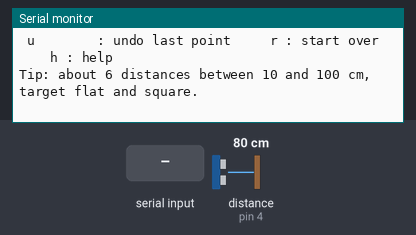
This sketch was run on a simulated Arduino Uno, built with avr-gcc and run on an emulated ATmega328P. On the bench: the last lines printed to the serial monitor. Inputs (shaded band) come from the test bench; at power-on: distance to the obstacle (sensor on pin 4) 80 cm. The echo pulse lasts 58.3 µs per cm.

Above: at 1.2 s.
1.3 s: ".\n" received over Serial
At 2.5 s:
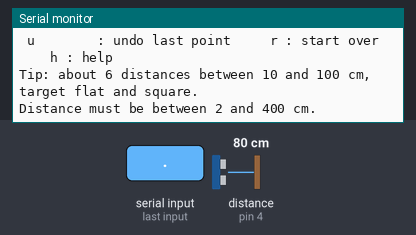
2.8 s: "r\n" received over Serial
At 3.9 s:
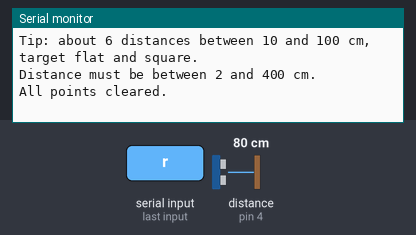
4.3 s: "90 45\n" received over Serial
At 5.1 s:
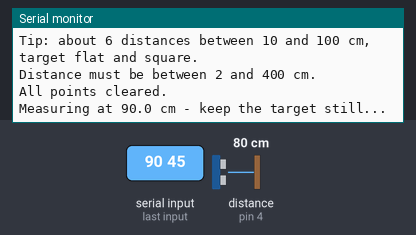
7.3 s: "U\n" received over Serial
At 8.5 s:
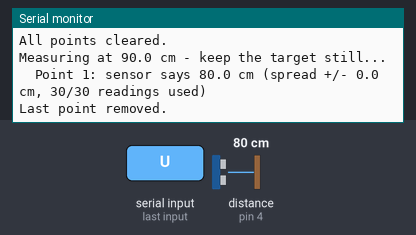
8.8 s: "c90\n" received over Serial
At 9.7 s:
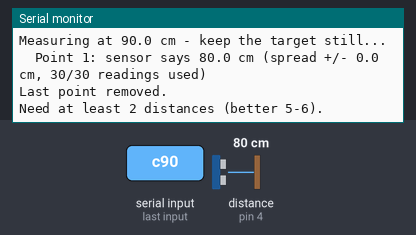
10.3 s: "v90\n" received over Serial
At 10.73 s:
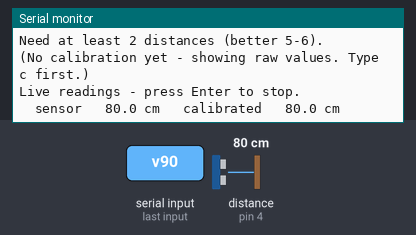

Measured:
- after the input at 1.3 s, the serial monitor: prints a new line at once (image 1)
- after the input at 2.8 s, the serial monitor: prints a new line at once (image 2)
- after the input at 4.3 s, the serial monitor: prints a new line at once (image 3)
- after the input at 7.3 s, the serial monitor: prints a new line at once (image 4)
- after the input at 8.8 s, the serial monitor: prints a new line at once (image 5)
- after the input at 10.3 s, the serial monitor: prints a new line at once (image 6)

The sketch:

ultrasonic_calibration.ino
```cpp
// =====================================================================
//  ultrasonic_calibration.ino  -  HC-SR04 calibration (MS5 item 8:
//  "sensors used for obstacle avoidance have been calibrated")
//  Arduino UNO Rev3.  Serial Monitor: 115200 baud, line ending "Newline".
//
//  What it does
//    You put a flat target at distances you measured with a tape. At each
//    distance the sketch takes 30 readings. Then it fits a straight line
//        true_cm = SCALE * measured_cm + OFFSET
//    and prints a before/after error table (for the demo) and the two
//    numbers to paste into navigation/config.h, so the navigation code
//    uses the calibrated distances.
//
//  Steps
//    1. Wire: VCC -> 5V, GND -> GND, TRIG -> TRIG_PIN, ECHO -> ECHO_PIN.
//    2. Hold a flat target (a box or an obstacle block) square to the sensor.
//       Measure from the FRONT of the sensor (the two silver cans).
//    3. Type the distance in cm and press Enter. Do this for about 6
//       distances between 10 and 100 cm (the OTV uses 15 - 100 cm).
//    4. Type  c  -> calibration table and the numbers for config.h.
//    5. Type  v  -> live calibrated readings; press Enter to stop.
//       Demo: put the target anywhere, compare with the tape measure.
//    Other:  u = undo last point,  r = start over,  h = help
// =====================================================================
#include <Arduino.h>
#include <stdlib.h>

// ---- pins: placeholders until the new pin map is final (keep = config.h)
const uint8_t TRIG_PIN = 2;
const uint8_t ECHO_PIN = 4;

const uint8_t       SAMPLES       = 30;     // readings per distance
const uint16_t      PING_GAP_MS   = 60;     // HC-SR04 needs ~60 ms between pings
const unsigned long TIMEOUT_US    = 30000;  // ~5 m; no echo -> reading thrown away
const float         OUTLIER_CM    = 3.0;    // ignore readings this far from the median
const float         NAV_MARGIN_CM = 15.0;   // BLOCKED_MARGIN in the navigation code
const uint8_t       MAX_POINTS    = 12;

float   trueCm[MAX_POINTS];   // tape measure
float   measCm[MAX_POINTS];   // sensor (average of the good readings)
float   stdCm[MAX_POINTS];    // how much the readings jumped around
uint8_t usedN[MAX_POINTS];    // how many of the 30 readings were used
uint8_t nPoints = 0;

float scaleK = 1.0;           // current calibration (1 and 0 = none yet)
float offsetCm = 0.0;
bool  fitted = false;

char line[16];
uint8_t lineLen = 0;
unsigned long lastCharMs = 0;

// ---------------------------------------------------------------------
// Same conversion as sonar.cpp in the navigation code, so the fitted
// numbers can be used there directly.
float pingCm() {
  digitalWrite(TRIG_PIN, LOW);
  delayMicroseconds(2);
  digitalWrite(TRIG_PIN, HIGH);
  delayMicroseconds(10);
  digitalWrite(TRIG_PIN, LOW);
  unsigned long us = pulseIn(ECHO_PIN, HIGH, TIMEOUT_US);
  if (us == 0) return -1;            // no echo
  return us * 0.0343 / 2.0;
}

float calibrated(float raw) { return scaleK * raw + offsetCm; }

void sortFloats(float* a, uint8_t n) {
  for (uint8_t i = 1; i < n; i++) {
    float v = a[i];
    int8_t j = i - 1;
    while (j >= 0 && a[j] > v) { a[j + 1] = a[j]; j--; }
    a[j + 1] = v;
  }
}

// Prints a number right-aligned in `width` characters.
void printNum(float v, int8_t width, uint8_t decimals) {
  char buf[16];
  dtostrf(v, width, decimals, buf);
  Serial.print(buf);
}

void printSigned(float v, int8_t width, uint8_t decimals) {
  char buf[16];
  dtostrf(v, 0, decimals, buf);
  char out[18];
  out[0] = (v >= 0) ? '+' : 0;
  out[1] = 0;
  strcat(out, buf);
  for (int8_t pad = width - (int8_t)strlen(out); pad > 0; pad--) Serial.print(' ');
  Serial.print(out);
}

// ---------------------------------------------------------------------
// Take SAMPLES readings. Result = average of the readings within
// OUTLIER_CM of the median (one bad echo can't spoil the point).
bool measure(float& mean, float& sd, uint8_t& used) {
  float s[SAMPLES];
  uint8_t n = 0;
  for (uint8_t i = 0; i < SAMPLES; i++) {
    float d = pingCm();
    if (d > 0) s[n++] = d;
    delay(PING_GAP_MS);
  }
  if (n < SAMPLES / 2) return false;   // mostly no echo: target missing / too far
  sortFloats(s, n);
  float med = s[n / 2];
  float sum = 0;
  used = 0;
  for (uint8_t i = 0; i < n; i++) {
    if (fabs(s[i] - med) <= OUTLIER_CM) { sum += s[i]; used++; }
  }
  mean = sum / used;
  float ss = 0;
  for (uint8_t i = 0; i < n; i++) {
    if (fabs(s[i] - med) <= OUTLIER_CM) ss += (s[i] - mean) * (s[i] - mean);
  }
  sd = (used > 1) ? sqrt(ss / (used - 1)) : 0;
  return true;
}

void addPoint(float tapeCm) {
  if (nPoints >= MAX_POINTS) { Serial.println(F("Table full - type c, or r to start over.")); return; }
  Serial.print(F("Measuring at "));
  Serial.print(tapeCm, 1);
  Serial.println(F(" cm - keep the target still..."));
  float mean, sd;
  uint8_t used;
  if (!measure(mean, sd, used)) {
    Serial.println(F("  Not enough echoes. Is the target square to the sensor and within ~4 m?"));
    return;
  }
  trueCm[nPoints] = tapeCm;
  measCm[nPoints] = mean;
  stdCm[nPoints] = sd;
  usedN[nPoints] = used;
  nPoints++;
  Serial.print(F("  Point "));
  Serial.print(nPoints);
  Serial.print(F(": sensor says "));
  Serial.print(mean, 1);
  Serial.print(F(" cm (spread +/- "));
  Serial.print(sd, 1);
  Serial.print(F(" cm, "));
  Serial.print(used);
  Serial.print(F("/"));
  Serial.print(SAMPLES);
  Serial.println(F(" readings used)"));
  if (sd > 1.5) Serial.println(F("  Readings jumpy - target not flat or not square? Type u to redo."));
  if (nPoints >= 2) Serial.println(F("  Add more distances, or type c to calculate."));
}

// Least-squares straight line  true = scaleK * measured + offsetCm.
bool fitLine() {
  if (nPoints < 2) { Serial.println(F("Need at least 2 distances (better 5-6).")); return false; }
  float mx = 0, my = 0;
  for (uint8_t i = 0; i < nPoints; i++) { mx += measCm[i]; my += trueCm[i]; }
  mx /= nPoints;
  my /= nPoints;
  float sxy = 0, sxx = 0, syy = 0;
  for (uint8_t i = 0; i < nPoints; i++) {
    sxy += (measCm[i] - mx) * (trueCm[i] - my);
    sxx += (measCm[i] - mx) * (measCm[i] - mx);
    syy += (trueCm[i] - my) * (trueCm[i] - my);
  }
  if (sxx < 1e-3) { Serial.println(F("Distances too close together - spread them out (10 to 100 cm).")); return false; }
  scaleK = sxy / sxx;
  offsetCm = my - scaleK * mx;
  fitted = true;
  return true;
}

void report() {
  if (!fitLine()) return;
  Serial.println();
  Serial.println(F("=== HC-SR04 calibration ==="));
  Serial.println(F(" tape(cm)  sensor(cm)  +/-   error   calibrated  error   used"));
  float maxBefore = 0, maxAfter = 0;
  for (uint8_t i = 0; i < nPoints; i++) {
    float errRaw = measCm[i] - trueCm[i];
    float cal = calibrated(measCm[i]);
    float errCal = cal - trueCm[i];
    if (fabs(errRaw) > maxBefore) maxBefore = fabs(errRaw);
    if (fabs(errCal) > maxAfter) maxAfter = fabs(errCal);
    printNum(trueCm[i], 8, 1);
    printNum(measCm[i], 11, 1);
    printNum(stdCm[i], 7, 1);
    printSigned(errRaw, 8, 1);
    printNum(cal, 12, 1);
    printSigned(errCal, 8, 1);
    Serial.print(F("   "));
    Serial.print(usedN[i]);
    Serial.print('/');
    Serial.println(SAMPLES);
  }
  Serial.println();
  Serial.print(F("Calibration line: true = "));
  Serial.print(scaleK, 4);
  Serial.print(F(" x sensor "));
  if (offsetCm >= 0) Serial.print(F("+ "));
  else Serial.print(F("- "));
  Serial.print(fabs(offsetCm), 2);
  Serial.println(F(" cm"));
  Serial.print(F("Largest error: before "));
  Serial.print(maxBefore, 1);
  Serial.print(F(" cm, after "));
  Serial.print(maxAfter, 1);
  Serial.print(F(" cm  (navigation needs well under "));
  Serial.print(NAV_MARGIN_CM, 0);
  Serial.print(F(" cm) -> "));
  Serial.println(maxAfter < NAV_MARGIN_CM / 3 ? F("OK") : F("CHECK SETUP"));
  Serial.println();
  Serial.println(F("Paste into navigation/config.h:"));
  Serial.print(F("#define SONAR_SCALE      "));
  Serial.print(scaleK, 4);
  Serial.println('f');
  Serial.print(F("#define SONAR_OFFSET_CM  "));
  Serial.print(offsetCm, 2);
  Serial.println('f');
  Serial.println();
}

// Live readings (median of 3) until a key is pressed.
void live() {
  if (!fitted) Serial.println(F("(No calibration yet - showing raw values. Type c first.)"));
  Serial.println(F("Live readings - press Enter to stop."));
  while (Serial.available()) Serial.read();
  while (!Serial.available()) {
    float s[3];
    for (uint8_t i = 0; i < 3; i++) { s[i] = pingCm(); delay(PING_GAP_MS); }
    sortFloats(s, 3);
    float raw = s[1];
    if (raw < 0) {
      Serial.println(F("  no echo"));
    } else {
      Serial.print(F("  sensor "));
      printNum(raw, 6, 1);
      Serial.print(F(" cm   calibrated "));
      printNum(calibrated(raw), 6, 1);
      Serial.println(F(" cm"));
    }
    delay(150);
  }
  delay(20);
  while (Serial.available()) Serial.read();
  Serial.println(F("Stopped."));
}

void help() {
  Serial.println();
  Serial.println(F("=== HC-SR04 calibration ==="));
  Serial.println(F(" <number> : target is this many cm from the sensor front -> measure"));
  Serial.println(F(" c        : calculate calibration + print table"));
  Serial.println(F(" v        : live calibrated readings (Enter stops)"));
  Serial.println(F(" u        : undo last point     r : start over     h : help"));
  Serial.println(F("Tip: about 6 distances between 10 and 100 cm, target flat and square."));
  Serial.println();
}

// Reads one line from Serial. Works with "Newline", "Both NL & CR" and
// "No line ending" (a pause of 300 ms ends the line).
bool readLine() {
  while (Serial.available()) {
    char ch = Serial.read();
    lastCharMs = millis();
    if (ch == '\r') continue;
    if (ch == '\n') {
      line[lineLen] = 0;
      lineLen = 0;
      return true;
    }
    if (lineLen < sizeof(line) - 1) line[lineLen++] = ch;
  }
  if (lineLen > 0 && millis() - lastCharMs > 300) {
    line[lineLen] = 0;
    lineLen = 0;
    return true;
  }
  return false;
}

void setup() {
  Serial.begin(115200);
  pinMode(TRIG_PIN, OUTPUT);
  pinMode(ECHO_PIN, INPUT);
  digitalWrite(TRIG_PIN, LOW);
  help();
}

void loop() {
  if (!readLine()) return;
  char* p = line;
  while (*p == ' ') p++;
  if (*p == 0) return;
  char cmd = *p;
  if ((cmd >= '0' && cmd <= '9') || cmd == '.') {
    float d = atof(p);
    if (d < 2 || d > 400) Serial.println(F("Distance must be between 2 and 400 cm."));
    else addPoint(d);
  } else if (cmd == 'c' || cmd == 'C') {
    report();
  } else if (cmd == 'v' || cmd == 'V') {
    live();
  } else if (cmd == 'u' || cmd == 'U') {
    if (nPoints > 0) { nPoints--; Serial.println(F("Last point removed.")); }
  } else if (cmd == 'r' || cmd == 'R') {
    nPoints = 0;
    scaleK = 1.0;
    offsetCm = 0.0;
    fitted = false;
    Serial.println(F("All points cleared."));
  } else if (cmd == 'h' || cmd == 'H') {
    help();
  } else {
    Serial.println(F("Unknown command - type h for help."));
  }
}
```
